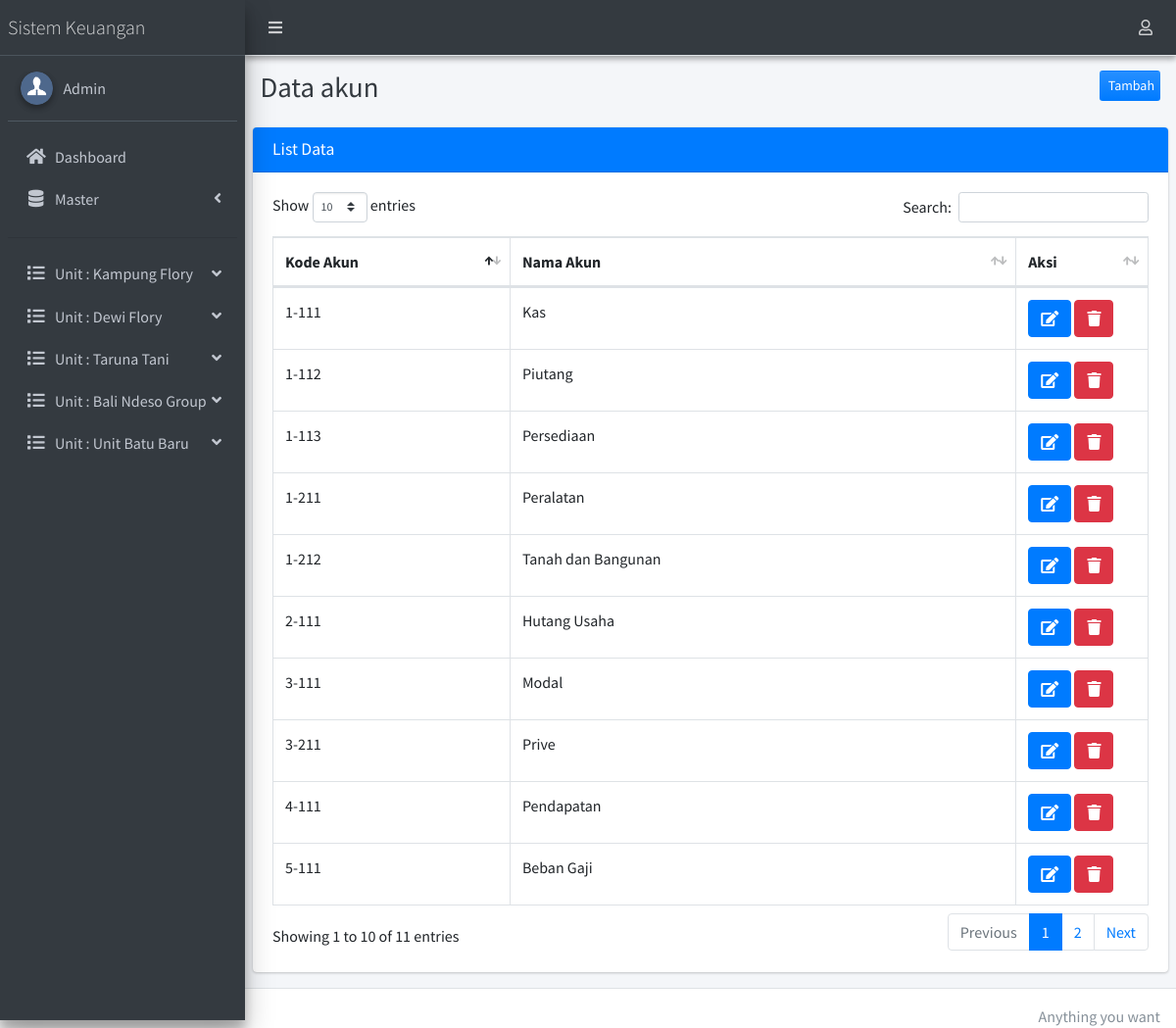
/si_pelaporan_keuangan/admin/index.php?hal=akun (signed in), run on the app's committed database.
### tables this page shows
CREATE TABLE `tb_unit` (
  `id_unit` int(11) NOT NULL,
  `nama_unit` varchar(30) DEFAULT NULL,
  `jenis_usaha` varchar(100) DEFAULT NULL
);

CREATE TABLE `tb_akun` (
  `kode_akun` varchar(20) NOT NULL,
  `nama_akun` varchar(100) DEFAULT NULL
);

### si_pelaporan_keuangan/admin/akun.php (the view, shortened to what this page needs)
<div class="content-header">
  <div class="container-fluid">
    <div class="row mb-2">
      <div class="col-sm-6">
        <h1 class="m-0 text-dark">Data akun</h1>
      </div>
      <div class="col-sm-5">
      </div>
      <div class="col-sm-1">
        <a href="?hal=akun_olah" style="float: right;" class="btn btn-block bg-gradient-primary btn-sm">Tambah</a>
      </div>
    </div>
  </div>
</div>
<section class="content">
  <div class="row">
    <div class="col-12">
      <div class="card card-primary">
        <div class="card-header">
          <h3 class="card-title primary">List Data</h3>
        </div>
        <div class="card-body">
          <table id="example2" class="table table-bordered table-hover">
            <thead>
              <tr>
                <th>Kode Akun</th>
                <th>Nama Akun</th>
                <th>Aksi</th>
              </tr>
            </thead>
            <tbody>
              <?php
              $query="SELECT * from tb_akun";
              $result=$mysqli->query($query);
              $num_result=$result->num_rows;
              if ($num_result > 0 ) {
                while ($data=mysqli_fetch_assoc($result)) {
                  extract($data);
                  ?>
                  <tr>
                    <td><?php echo $kode_akun; ?></td>
                    <td><?php echo $nama_akun; ?></td>
                  <td width="15%">
                    <a href="?hal=akun_olah&id=<?=$kode_akun; ?>"
                      class="btn btn-icon btn-primary" title="Edit Data"><i class="fa fa-edit"></i> </a>
                      <a class="btn btn-danger" title="Hapus Data" href="akun_proses.php?hapus=<?=$kode_akun;?>"
                        onclick="return confirm('Apakah anda yakin akan menghapus data ini?')"> <i class="fa fa-trash"></i></a>
                      </td>
                    </tr>
                    <?php }} ?>
                  </table>
                </div>
              </div>
            </div>
          </div>
        </section>

### si_pelaporan_keuangan/admin/_menu.php (shortened to what this page needs)
<li class="nav-item">
	<a href="?hal=beranda" class="nav-link">
		<i class="nav-icon fas fa-home"></i>
		<p> Dashboard </p>
	</a>
</li>
<?php if($_SESSION['admin_status']=='Admin Transaksi'){ ?>
<li class="nav-item has-treeview">
	<a href="#" class="nav-link">
		<i class="nav-icon fas fa-database"></i>
		<p>
			Master
			<i class="fas fa-angle-left right"></i>
		</p>
	</a>
</li>
<?php } ?>
<li class="nav-item">
	<hr>
</li>
<?php
$query="SELECT * from tb_unit";
$result=$mysqli->query($query);
$num_result=$result->num_rows;
if ($num_result > 0 ) {
	while ($data=mysqli_fetch_assoc($result)) {
		extract($data);  ?>
		<li class="nav-item has-treeview">
			<a href="#" class="nav-link">
				<i class="nav-icon fas fa-list"></i>
				<p>
					Unit : <?=$nama_unit;?>
					<i class="fas fa-angle-down right"></i>
				</p>
			</a>
		</li>
		<?php } } ?>

### data on the page
tb_unit: nama_unit "Kampung Flory"
tb_unit: nama_unit "Dewi Flory"
tb_unit: nama_unit "Taruna Tani"
tb_unit: nama_unit "Bali Ndeso Group"
tb_unit: nama_unit "Unit Batu Baru"
tb_akun: kode_akun "1-111", nama_akun "Kas"
tb_akun: kode_akun "1-112", nama_akun "Piutang"
tb_akun: kode_akun "1-113", nama_akun "Persediaan"
tb_akun: kode_akun "1-211", nama_akun "Peralatan"
tb_akun: kode_akun "1-212", nama_akun "Tanah dan Bangunan"
tb_akun: kode_akun "2-111", nama_akun "Hutang Usaha"
tb_akun: kode_akun "3-111", nama_akun "Modal"
tb_akun: kode_akun "3-211", nama_akun "Prive"
tb_akun: kode_akun "4-111", nama_akun "Pendapatan"
tb_akun: kode_akun "5-111", nama_akun "Beban Gaji"
